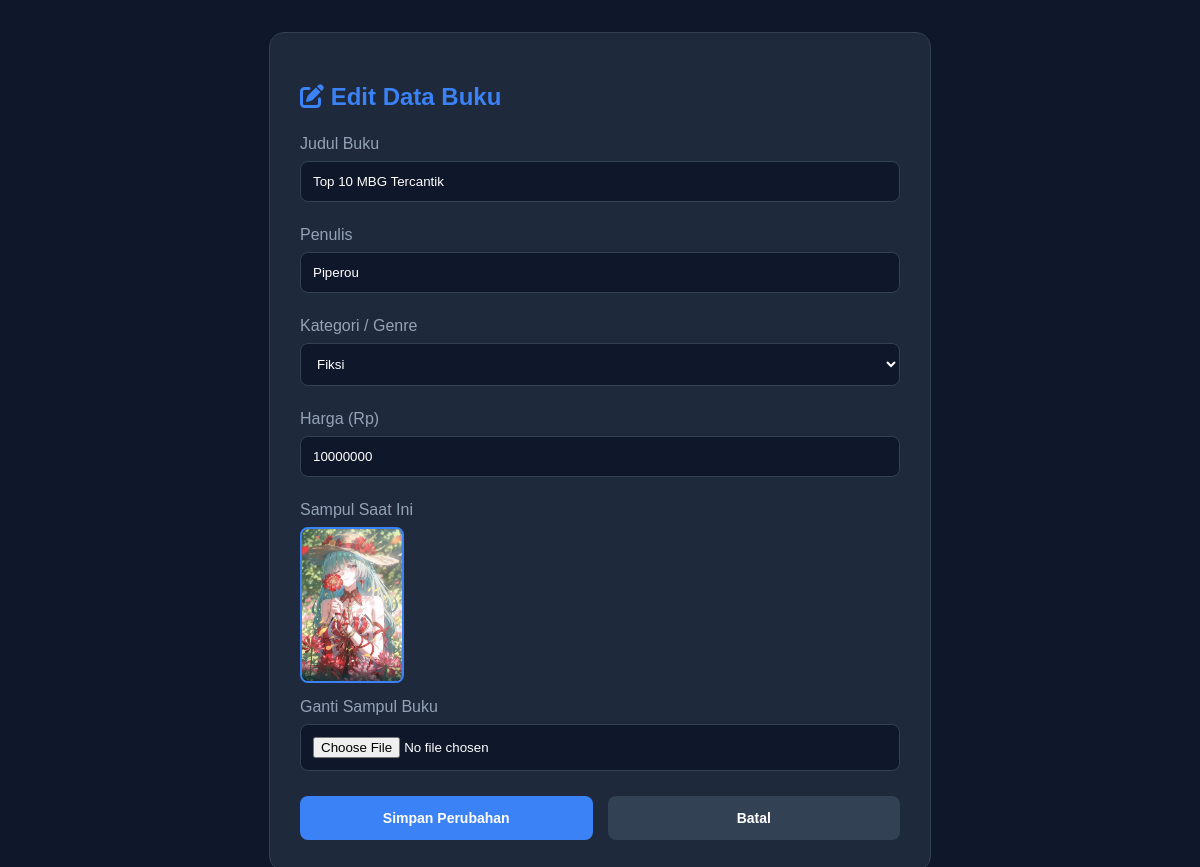
The page /edit_buku.php?id=44 (signed in) on the database its author committed.
### tables this page shows
CREATE TABLE `books` (
  `id` int(11) NOT NULL,
  `judul` varchar(255) NOT NULL,
  `penulis` varchar(100) NOT NULL,
  `kategori` varchar(50) DEFAULT NULL,
  `harga` int(11) NOT NULL,
  `gambar` varchar(255) NOT NULL,
  `deskripsi` text DEFAULT NULL
);

### edit_buku.php (the view, shortened to what this page needs)
<?php
include 'koneksi.php';
if (isset($_GET['id'])) {
    $id = intval($_GET['id']);
    $result = $conn->query("SELECT * FROM books WHERE id = $id");
    $data = $result->fetch_assoc();
}
?>
<!DOCTYPE html>
<html lang="id">
<head>
    <link rel="stylesheet" href="style.css?v=1.9">
    <link rel="stylesheet" href="https://cdnjs.cloudflare.com/ajax/libs/font-awesome/6.4.0/css/all.min.css">
</head>
<body style="background: #0f172a; color: white; font-family: sans-serif;">
    <div class="form-container">
        <h2 style="margin-bottom: 1.5rem; color: #3b82f6;"><i class="fas fa-edit"></i> Edit Data Buku</h2>
        <form action="" method="POST" enctype="multipart/form-data">
            <div class="form-group">
                <label>Judul Buku</label>
                <input type="text" name="judul" class="form-control" value="<?= htmlspecialchars($data['judul']) ?>" required>
            </div>
            <div class="form-group">
                <label>Penulis</label>
                <input type="text" name="penulis" class="form-control" value="<?= htmlspecialchars($data['penulis']) ?>" required>
            </div>
            <div class="form-group">
                <label>Kategori / Genre</label>
                <select name="kategori" class="form-select" required>
                    <option value="Fiksi" <?= $data['kategori'] == 'Fiksi' ? 'selected' : '' ?>>Fiksi</option>
                </select>
            </div>
            <div class="form-group">
                <label>Harga (Rp)</label>
                <input type="number" name="harga" class="form-control" value="<?= $data['harga'] ?>" required>
            </div>
            <div class="form-group">
                <label>Sampul Saat Ini</label>
                <img src="img/<?= $data['gambar'] ?>" class="current-img">
                <label style="margin-top: 15px;">Ganti Sampul Buku</label>
                <input type="file" name="gambar" class="form-control">
            </div>
            <div class="edit-btn-group">
                <button type="submit" name="update" style="background: #3b82f6 !important; border: none !important; color: white !important; cursor: pointer !important; width: 100% !important; min-width: 100% !important; max-width: 100% !important; padding: 12px 0 !important; border-radius: 8px !important; font-weight: bold !important; font-size: 14px !important; display: block !important; box-sizing: border-box !important;">
                    Simpan Perubahan
                </button>
                <a href="dashboard_admin.php" style="background: #334155 !important; color: white !important; text-decoration: none !important; text-align: center !important; width: 100% !important; min-width: 100% !important; max-width: 100% !important; padding: 12px 0 !important; border-radius: 8px !important; font-weight: bold !important; font-size: 14px !important; display: block !important; box-sizing: border-box !important; line-height: 20px !important;">
                    Batal
                </a>
            </div>
        </form>
    </div>
</body>
</html>

### edit_buku.php (style rules this page uses)
.form-container { background: #1e293b; padding: 30px; border-radius: 15px; border: 1px solid #334155; max-width: 600px; margin: 2rem auto; }
.form-group { margin-bottom: 1.5rem; }
.form-group label { display: block; color: #94a3b8; margin-bottom: 8px; }
.form-control, .form-select { width: 100%; padding: 12px; background: #0f172a; border: 1px solid #334155; color: white; border-radius: 8px; box-sizing: border-box; }
.current-img { width: 100px; border-radius: 8px; margin-top: 5px; margin-bottom: 10px; border: 2px solid #3b82f6; display: block; }
.edit-btn-group { display: grid !important; grid-template-columns: 1fr 1fr !important; gap: 15px !important; width: 100% !important; margin-top: 25px !important; box-sizing: border-box !important; }

### rows shown on the page
books: judul "Top 10 MBG Tercantik", penulis "Piperou", kategori "Fiksi", harga "10000000", gambar (picture)
